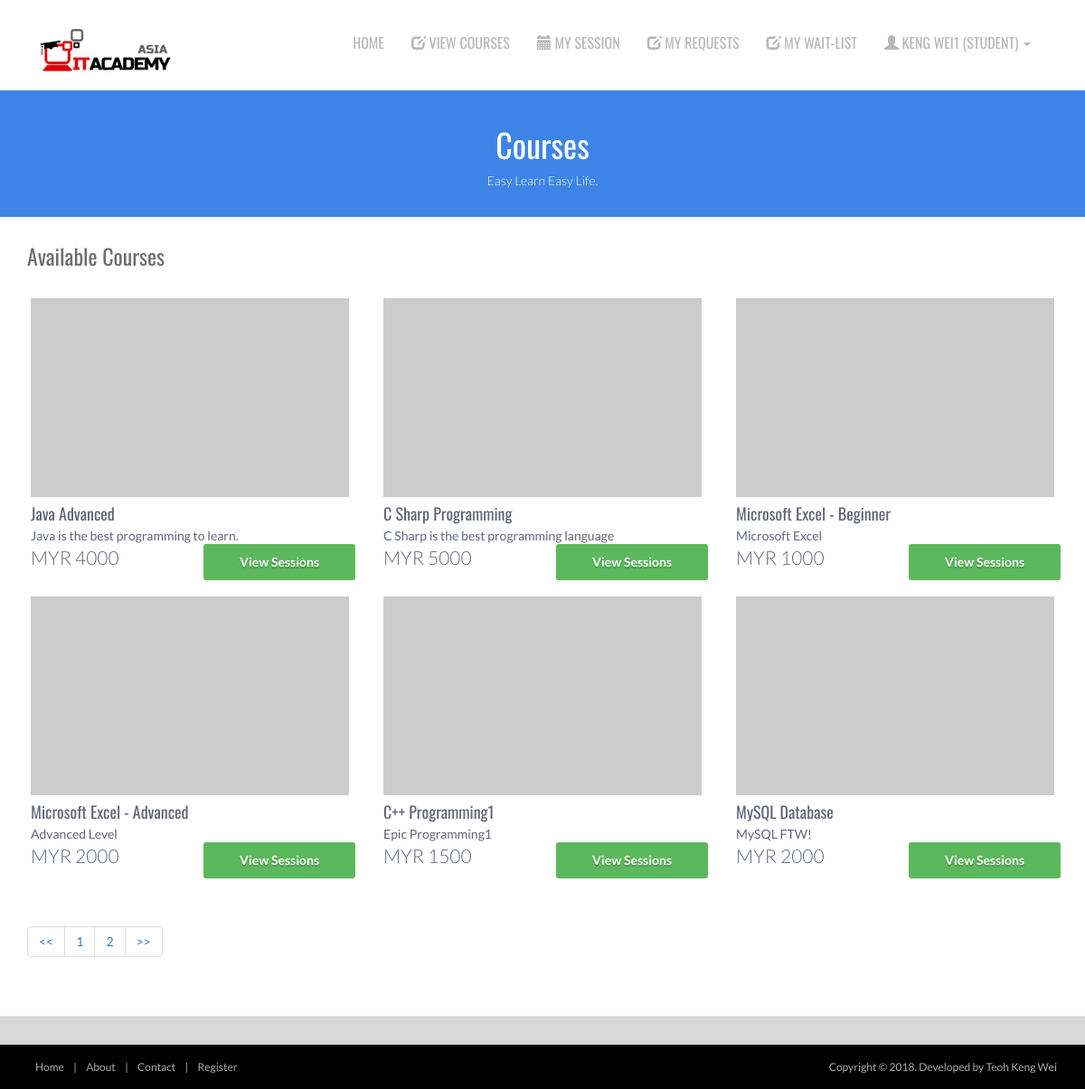
/course.php (signed in), run on the app's committed database.
### tables this page shows
CREATE TABLE `course` (
  `CourseID` int(11) NOT NULL,
  `CourseName` varchar(255) NOT NULL,
  `CoursePrice` varchar(255) NOT NULL,
  `LID` int(11) NOT NULL,
  `CourseDesc` varchar(255) NOT NULL,
  `Session` varchar(255) NOT NULL,
  `Hours` varchar(255) NOT NULL
);

### include/function.php (the view, shortened to what this page needs)
<?php
function getCourse($start_from,$per_page){
include 'dbConnect.php';
$sql= 'SELECT * FROM course LIMIT '.$start_from.','.$per_page.';';
$result = mysqli_query($conn, $sql);
if(isset($result)){
	if(mysqli_num_rows($result) > 0){
		echo '<div id="products" class="row list-group">';
		while($row = mysqli_fetch_assoc($result)){
			echo '<div class="item  col-xs-4 col-lg-4">
				<div class="thumbnail">
					<img class="group list-group-image" src="http://placehold.it/400x250/000/fff&text='.$row["CourseName"].'" />
					<div class="caption">
						<h4 class="group inner list-group-item-heading">
							'.$row["CourseName"].'</h4>
						<p class="group inner list-group-item-text">
							'.$row["CourseDesc"].'</p>
						<div class="row">
							<div class="col-xs-12 col-md-6">
								<p class="lead">
									MYR '.$row["CoursePrice"].'</p>
							</div>
							<div class="col-xs-12 col-md-6">
							<form method="post" action="classroom.php">
							<div><input type="hidden" name="course_id" value="'.$row["CourseID"].'"/></div>
							<input class="btn btn-success" type="submit" name="view" value="View Sessions"/>
							</form>
							</div>
						</div>
					</div>
				</div>
			</div>';
			}
			echo '</div>';
			$querypage = "SELECT * FROM Course;";
			$resultpage = mysqli_query($conn, $querypage);
			$total_records = mysqli_num_rows($resultpage);
			$total_pages = ceil($total_records / $per_page);
			echo "<ul class='pagination'>
				 <li class='page-item'><a href='course.php?page=1'>".'<<'."</a></li>";
			for ($i=1; $i<=$total_pages; $i++) {
			echo "<li class='page-item'><a href='course.php?page=".$i."'>".$i."</a></li>";
			};
			echo "<li class='page-item'><a href='course.php?page=$total_pages'>".'>>'."</a></li>
				</ul>";
		}
	}else{
		echo 'Error Database!';
	}
}
?>

### include/header.php (shortened to what this page needs)
<?php
include 'include/dbConnect.php';
include 'include/function.php';
?>
<!DOCTYPE html>
<html lang="en">
<head>
	<link rel="stylesheet" href="assets/css/bootstrap.min.css">
	<link rel="stylesheet" href="assets/css/font-awesome.min.css">
	<link rel="stylesheet" href="assets/css/bootstrap-theme.css" media="screen">
	<link rel="stylesheet" href="assets/css/style.css">
	<link rel="stylesheet" href="assets/css/dataTables.min.css">
	<link rel='stylesheet' id='camera-css'  href='assets/css/camera.css' type='text/css' media='all'>
</head>
<body>
	<div class="navbar navbar-inverse">
		<div class="container">
			<div class="navbar-header">
				<a class="navbar-brand" href="index.php">
					<img src="assets/images/logo.png" alt="IT Academy Asia template"></a>
			</div>
			<div class="navbar-collapse collapse">
				<ul class="nav navbar-nav pull-right mainNav">
					<?php if(isset($_SESSION["userid"])){ ?>
					<li><a href="index.php">Home</a></li>
					<li><a href="course.php"><span class='glyphicon glyphicon-edit' aria-hidden='true'></span> View Courses</a></li>
					<li><a href="viewclass.php"><span class='glyphicon glyphicon-calendar' aria-hidden='true'></span> My Session</a></li>
					<li><a href="svieworder.php"><span class='glyphicon glyphicon-edit' aria-hidden='true'></span> My Requests</a></li>
					<li><a href="waitlist.php"><span class='glyphicon glyphicon-edit' aria-hidden='true'></span> My Wait-List</a></li>
					<li class="dropdown">
						<a href="#" class="dropdown-toggle" data-toggle="dropdown"><span class='glyphicon glyphicon-user' aria-hidden='true'></span> <?php echo $_SESSION["username"] . " (Student)"; ?> <b class="caret"></b></a>
					</li>
					<?php }?>
				</ul>
			</div>
		</div>
	</div>

### course.php (shortened to what this page needs)
<?php
include 'include/header.php';
$per_page=6;
if (isset($_GET["page"])) {
$page = $_GET["page"];
}
else {
$page=1;
}
$start_from = ($page-1) * $per_page;
?>
<header id="head" class="secondary">
    <div class="container">
        <h1>Courses</h1>
        <p>Easy Learn Easy Life.</p>
    </div>
</header>
<div class="container">
<h3>Available Courses</h3>
<br/>
<div>
<?php
if (isset($_SESSION['userid'])){
	getCourse($start_from,$per_page);
}elseif (isset($_SESSION['Luserid'])){
	getCourseLecturer($_SESSION['Luserid'],$start_from,$per_page);
}
?>
</div>
</div>
	 <footer id="footer">
<?php
include 'include/footer.php';
?>

### include/footer.php (shortened to what this page needs)
		<div class="footer2 navbar-fixed-bottom">
			<div class="container">
				<div class="row">
					<div class="col-md-6 panel">
						<div class="panel-body">
							<p class="simplenav">
							<a href="index.php">Home</a> |
							<a href="about.php">About</a> |
							<a href="contact.php">Contact</a> |
							<a href="register.php">Register</a>
							</p>
						</div>
					</div>
					<div class="col-md-6 panel">
						<div class="panel-body">
							<p class="text-right">
								Copyright &copy; 2018. Developed by Teoh Keng Wei</a>
							</p>
						</div>
					</div>
				</div>
			</div>
		</div>
	</footer>
</body>
</html>

### assets/css/style.css (style rules this page uses)
body { font-family: 'Lato', sans-serif; font-weight: normal; color: #6E6E6E; }
h1, h2, h3, h4, h5, h6 { font-weight: normal; font-family: 'Oswald', sans-serif; }
h1, .h1, h2, .h2, h3, .h3 { margin-top: 30px; }
a { color:#3d84e6; }
.navbar-nav>li>a { padding-top: 12px; padding-bottom: 12px; font-family: 'Oswald', sans-serif; font-weight: 400 !important; }
.navbar-inverse .navbar-brand img { width: 171px; }
#head { background-size: cover; height: 600px; text-align: center; color: white; font-weight: 300; position: relative; background-position-x: center; }
#head.secondary { height: 100px; min-height: 100px; padding-top: 0px; }
.panel { margin-bottom: 0px; background-color: transparent; border: 1px solid transparent; border-radius: 0px; -webkit-box-shadow: none; box-shadow: none; }
.panel-body { padding: 0px; }
ul, .list.custom-list ul { margin: 0 0 11px; list-style-type: none; padding-left: 10px; }
.thumbnail { position: relative; margin: 0; border-radius: 0; box-shadow: none; border: none; padding: 0; background: none; padding: 4px; }
.thumbnail .caption { padding: 9px 0 0; color: #606577; }
.navbar-inverse { background: #fff; margin: 0 auto; }
.navbar-inverse { border: none; }
.navbar-inverse .navbar-nav > li > a, .navbar-inverse .navbar-nav > .open ul > a { color: #B8B8B8; font-size: 16px; text-transform: uppercase; }
.navbar-inverse .navbar-nav > li > a, .navbar-inverse .navbar-nav > .open ul > a { text-align: left; }
img { max-width: 100%; }
footer { border-top: 1px solid #e5e5e5; background:#D8D8D8; margin-top: 40px; padding-top: 20px; }
.footer2 { background: #000; padding: 15px 0; color: #aaa; font-size: 12px; }
.footer2 a { color: #aaa; }
.footer2 p { margin: 0; }
#head.secondary { padding-top: 0px; background:#3d84e6; background-size: cover; text-align: center; padding:10px 0; height: 140px; }
#head.secondary h1 { COLOR: #fff; text-align: center; }
.footer2 a { padding: 4px 8px; }

### data on the page
course: CourseName "Java Advanced", CourseDesc "Java is the best programming to learn.", CoursePrice "4000"
course: CourseName "C Sharp Programming", CourseDesc "C Sharp is the best programming language", CoursePrice "5000"
course: CourseName "Microsoft Excel - Beginner", CourseDesc "Microsoft Excel", CoursePrice "1000"
course: CourseName "Microsoft Excel - Advanced", CourseDesc "Advanced Level", CoursePrice "2000"
course: CourseName "C++ Programming1", CourseDesc "Epic Programming1", CoursePrice "1500"
course: CourseName "MySQL Database", CourseDesc "MySQL FTW!", CoursePrice "2000"

### other printed values
$_SESSION["username"] "KENG WEI1"
